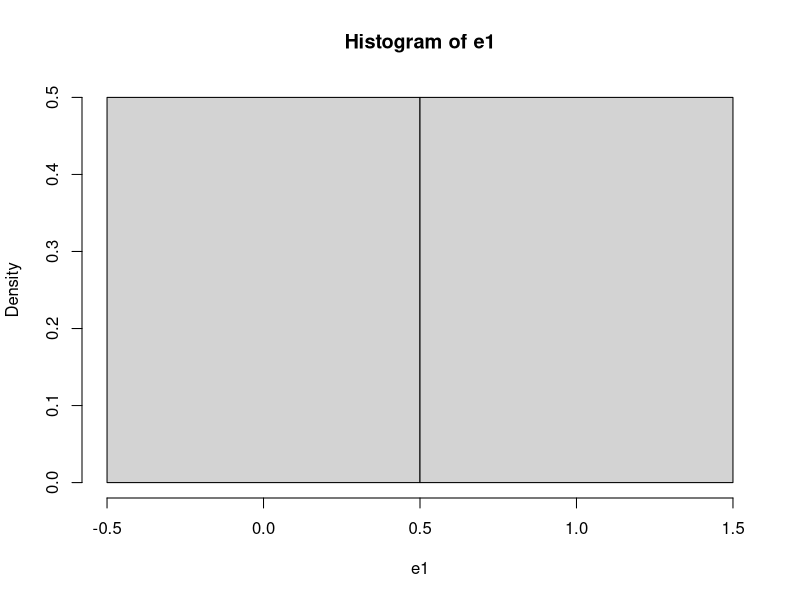
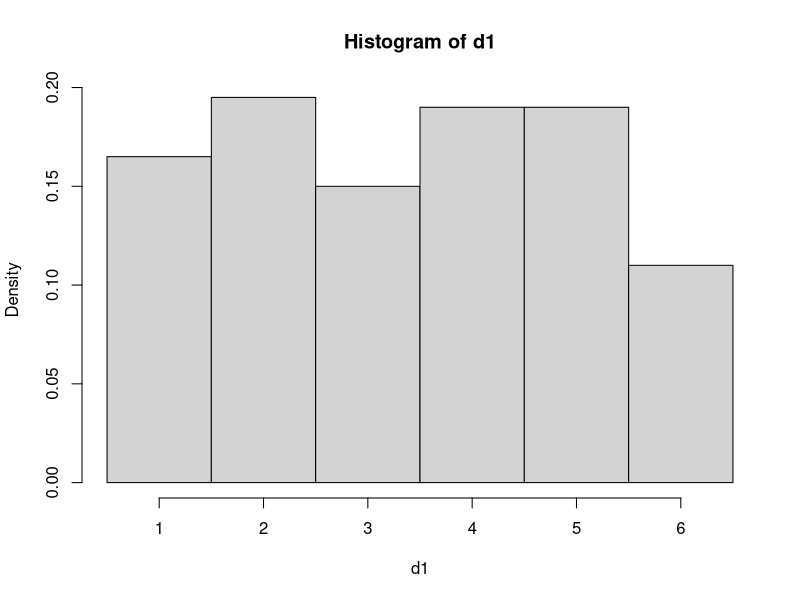

These charts were generated, in order, by the following R code:
FlipCoin=function(n)
  sample(0:1,n,rep=T)

e1=FlipCoin(100)
e1
hist(e1,breaks=c(-0.5,0.5,1.5),prob=T)
sum(e1==0)/100
sum(e1==1)/100

e2=FlipCoin(500)
e2
sum(e2==0)/500
sum(e2==1)/500

RollDice=function(n)
  sample(1:6,n,rep=T)

d1=RollDice(200)
d1
hist(d1,breaks=c(0.5,1.5,2.5,3.5,4.5,5.5,6.5),prob=T)
sum(d1==1)/200
sum(d1==2)/200
sum(d1==3)/200
sum(d1==4)/200
sum(d1==5)/200
sum(d1==6)/200

d2=RollDice(1000)
d2
sum(d2==1)/1000
sum(d2==2)/1000
sum(d2==3)/1000
sum(d2==4)/1000
sum(d2==5)/1000
sum(d2==6)/1000